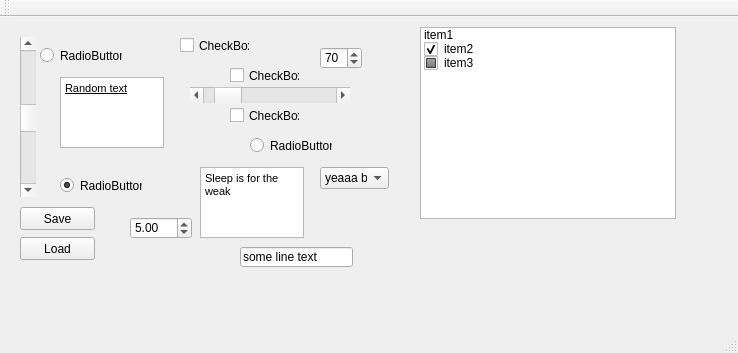
<?xml version="1.0" encoding="UTF-8"?>
<ui version="4.0">
 <class>MainWindow</class>
 <widget class="QMainWindow" name="MainWindow">
  <property name="geometry">
   <rect>
    <x>0</x>
    <y>0</y>
    <width>738</width>
    <height>353</height>
   </rect>
  </property>
  <property name="windowTitle">
   <string>MainWindow</string>
  </property>
  <widget class="QWidget" name="centralWidget">
   <widget class="QCheckBox" name="swagbox">
    <property name="geometry">
     <rect>
      <x>230</x>
      <y>50</y>
      <width>70</width>
      <height>17</height>
     </rect>
    </property>
    <property name="text">
     <string>CheckBox</string>
    </property>
   </widget>
   <widget class="QCheckBox" name="swagboxII">
    <property name="geometry">
     <rect>
      <x>230</x>
      <y>90</y>
      <width>70</width>
      <height>17</height>
     </rect>
    </property>
    <property name="text">
     <string>CheckBox</string>
    </property>
   </widget>
   <widget class="QTextEdit" name="textEdit">
    <property name="geometry">
     <rect>
      <x>60</x>
      <y>60</y>
      <width>104</width>
      <height>71</height>
     </rect>
    </property>
    <property name="html">
     <string>&lt;!DOCTYPE HTML PUBLIC &quot;-//W3C//DTD HTML 4.0//EN&quot; &quot;http://www.w3.org/TR/REC-html40/strict.dtd&quot;&gt;
&lt;html&gt;&lt;head&gt;&lt;meta name=&quot;qrichtext&quot; content=&quot;1&quot; /&gt;&lt;style type=&quot;text/css&quot;&gt;
p, li { white-space: pre-wrap; }
&lt;/style&gt;&lt;/head&gt;&lt;body style=&quot; font-family:'Sans'; font-size:9pt; font-weight:400; font-style:normal;&quot;&gt;
&lt;p style=&quot; margin-top:0px; margin-bottom:0px; margin-left:0px; margin-right:0px; -qt-block-indent:0; text-indent:0px;&quot;&gt;&lt;span style=&quot; font-family:'MS Shell Dlg 2'; font-size:8pt; text-decoration: underline;&quot;&gt;Random text&lt;/span&gt;&lt;/p&gt;
&lt;p style=&quot;-qt-paragraph-type:empty; margin-top:0px; margin-bottom:0px; margin-left:0px; margin-right:0px; -qt-block-indent:0; text-indent:0px; font-family:'MS Shell Dlg 2'; font-size:8pt;&quot;&gt;&lt;br /&gt;&lt;/p&gt;
&lt;p style=&quot;-qt-paragraph-type:empty; margin-top:0px; margin-bottom:0px; margin-left:0px; margin-right:0px; -qt-block-indent:0; text-indent:0px; font-family:'MS Shell Dlg 2'; font-size:8pt;&quot;&gt;&lt;br /&gt;&lt;/p&gt;&lt;/body&gt;&lt;/html&gt;</string>
    </property>
   </widget>
   <widget class="QTextEdit" name="textEdit_2">
    <property name="geometry">
     <rect>
      <x>200</x>
      <y>150</y>
      <width>104</width>
      <height>71</height>
     </rect>
    </property>
    <property name="html">
     <string>&lt;!DOCTYPE HTML PUBLIC &quot;-//W3C//DTD HTML 4.0//EN&quot; &quot;http://www.w3.org/TR/REC-html40/strict.dtd&quot;&gt;
&lt;html&gt;&lt;head&gt;&lt;meta name=&quot;qrichtext&quot; content=&quot;1&quot; /&gt;&lt;style type=&quot;text/css&quot;&gt;
p, li { white-space: pre-wrap; }
&lt;/style&gt;&lt;/head&gt;&lt;body style=&quot; font-family:'Sans'; font-size:9pt; font-weight:400; font-style:normal;&quot;&gt;
&lt;p style=&quot; margin-top:0px; margin-bottom:0px; margin-left:0px; margin-right:0px; -qt-block-indent:0; text-indent:0px;&quot;&gt;&lt;span style=&quot; font-family:'MS Shell Dlg 2'; font-size:8pt;&quot;&gt;Sleep is for the weak&lt;/span&gt;&lt;/p&gt;&lt;/body&gt;&lt;/html&gt;</string>
    </property>
   </widget>
   <widget class="QPushButton" name="pushButton">
    <property name="geometry">
     <rect>
      <x>20</x>
      <y>190</y>
      <width>75</width>
      <height>23</height>
     </rect>
    </property>
    <property name="text">
     <string>Save</string>
    </property>
   </widget>
   <widget class="QPushButton" name="pushButton_2">
    <property name="geometry">
     <rect>
      <x>20</x>
      <y>220</y>
      <width>75</width>
      <height>23</height>
     </rect>
    </property>
    <property name="text">
     <string>Load</string>
    </property>
   </widget>
   <widget class="QCheckBox" name="pre_checkBoxsdf">
    <property name="geometry">
     <rect>
      <x>180</x>
      <y>20</y>
      <width>70</width>
      <height>17</height>
     </rect>
    </property>
    <property name="text">
     <string>CheckBox</string>
    </property>
   </widget>
   <widget class="QRadioButton" name="radioButton">
    <property name="geometry">
     <rect>
      <x>60</x>
      <y>160</y>
      <width>82</width>
      <height>17</height>
     </rect>
    </property>
    <property name="text">
     <string>RadioButton</string>
    </property>
    <property name="checked">
     <bool>true</bool>
    </property>
   </widget>
   <widget class="QRadioButton" name="radioButton_2">
    <property name="geometry">
     <rect>
      <x>250</x>
      <y>120</y>
      <width>82</width>
      <height>17</height>
     </rect>
    </property>
    <property name="text">
     <string>RadioButton</string>
    </property>
   </widget>
   <widget class="QRadioButton" name="post_radioButton_3">
    <property name="geometry">
     <rect>
      <x>40</x>
      <y>30</y>
      <width>82</width>
      <height>17</height>
     </rect>
    </property>
    <property name="text">
     <string>RadioButton</string>
    </property>
   </widget>
   <widget class="QComboBox" name="comboBox">
    <property name="geometry">
     <rect>
      <x>320</x>
      <y>150</y>
      <width>69</width>
      <height>22</height>
     </rect>
    </property>
    <item>
     <property name="text">
      <string>yeaaa boiii</string>
     </property>
    </item>
   </widget>
   <widget class="QDoubleSpinBox" name="doubleSpinBox">
    <property name="geometry">
     <rect>
      <x>130</x>
      <y>200</y>
      <width>62</width>
      <height>22</height>
     </rect>
    </property>
    <property name="value">
     <double>5.000000000000000</double>
    </property>
   </widget>
   <widget class="QSpinBox" name="post_spinBox">
    <property name="geometry">
     <rect>
      <x>320</x>
      <y>30</y>
      <width>42</width>
      <height>22</height>
     </rect>
    </property>
    <property name="value">
     <number>70</number>
    </property>
   </widget>
   <widget class="QLineEdit" name="lineEdit">
    <property name="geometry">
     <rect>
      <x>240</x>
      <y>230</y>
      <width>113</width>
      <height>20</height>
     </rect>
    </property>
    <property name="text">
     <string>some line text</string>
    </property>
   </widget>
   <widget class="QScrollBar" name="horizontalScrollBar">
    <property name="geometry">
     <rect>
      <x>190</x>
      <y>70</y>
      <width>160</width>
      <height>16</height>
     </rect>
    </property>
    <property name="value">
     <number>10</number>
    </property>
    <property name="orientation">
     <enum>Qt::Horizontal</enum>
    </property>
   </widget>
   <widget class="QScrollBar" name="verticalScrollBar">
    <property name="geometry">
     <rect>
      <x>20</x>
      <y>20</y>
      <width>16</width>
      <height>160</height>
     </rect>
    </property>
    <property name="value">
     <number>50</number>
    </property>
    <property name="orientation">
     <enum>Qt::Vertical</enum>
    </property>
   </widget>
   <widget class="QListWidget" name="listWidget">
    <property name="geometry">
     <rect>
      <x>420</x>
      <y>10</y>
      <width>256</width>
      <height>192</height>
     </rect>
    </property>
    <item>
     <property name="text">
      <string>item1</string>
     </property>
    </item>
    <item>
     <property name="text">
      <string>item2</string>
     </property>
     <property name="checkState">
      <enum>Checked</enum>
     </property>
    </item>
    <item>
     <property name="text">
      <string>item3</string>
     </property>
     <property name="checkState">
      <enum>PartiallyChecked</enum>
     </property>
    </item>
   </widget>
  </widget>
  <widget class="QMenuBar" name="menuBar">
   <property name="geometry">
    <rect>
     <x>0</x>
     <y>0</y>
     <width>738</width>
     <height>22</height>
    </rect>
   </property>
  </widget>
  <widget class="QToolBar" name="mainToolBar">
   <attribute name="toolBarArea">
    <enum>TopToolBarArea</enum>
   </attribute>
   <attribute name="toolBarBreak">
    <bool>false</bool>
   </attribute>
  </widget>
  <widget class="QStatusBar" name="statusBar"/>
 </widget>
 <layoutdefault spacing="6" margin="11"/>
 <resources/>
 <connections/>
</ui>
